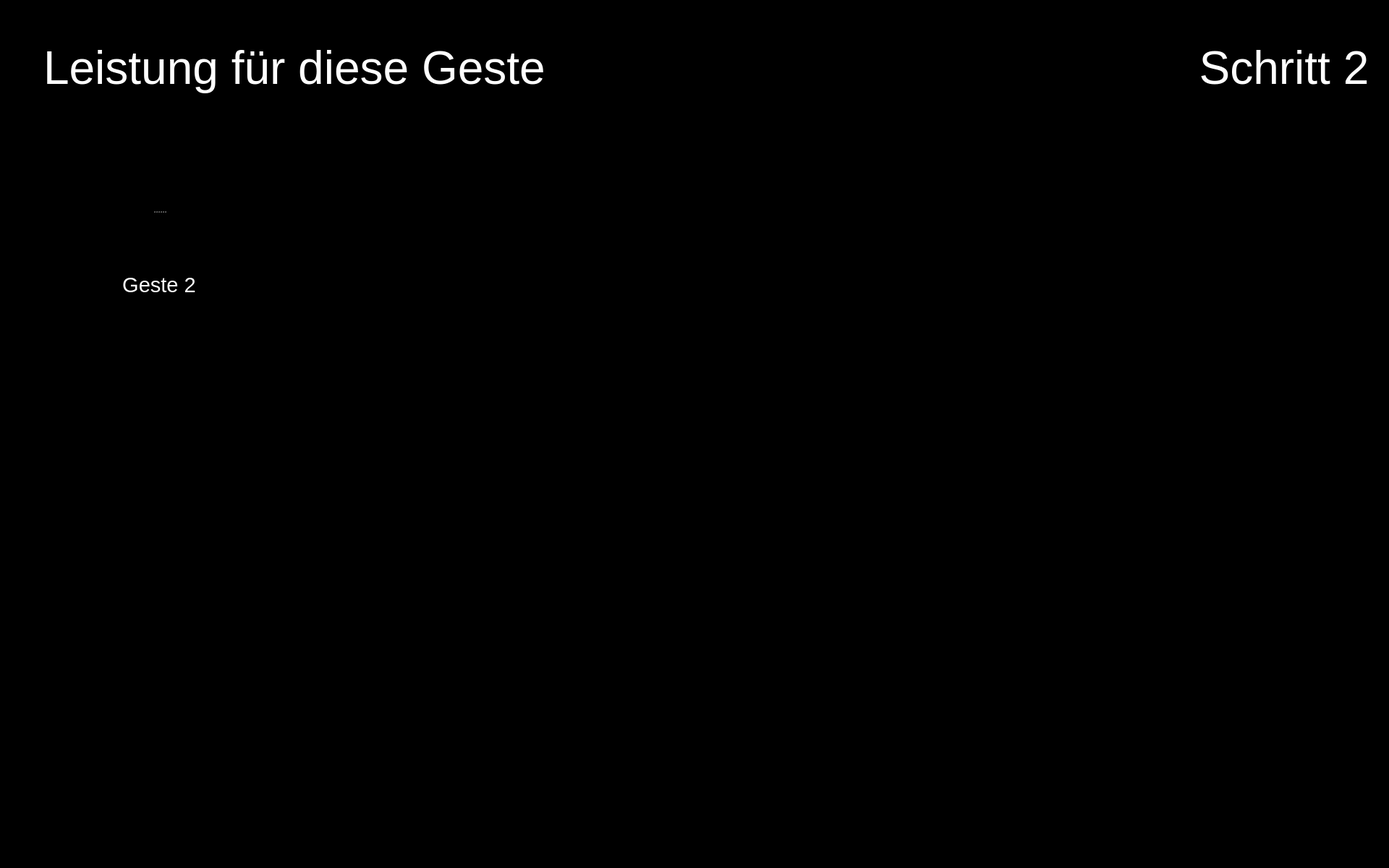
<?xml version="1.0" encoding="UTF-8"?>
<ui version="4.0">
 <class>Form</class>
 <widget class="QWidget" name="Form">
  <property name="geometry">
   <rect>
    <x>0</x>
    <y>0</y>
    <width>1920</width>
    <height>1200</height>
   </rect>
  </property>
  <property name="maximumSize">
   <size>
    <width>1920</width>
    <height>1200</height>
   </size>
  </property>
  <property name="windowTitle">
   <string>Form</string>
  </property>
  <property name="styleSheet">
   <string notr="true">background-color: rgb(0, 0, 0);</string>
  </property>
  <widget class="QPushButton" name="button_nav_left">
   <property name="enabled">
    <bool>true</bool>
   </property>
   <property name="geometry">
    <rect>
     <x>800</x>
     <y>560</y>
     <width>150</width>
     <height>150</height>
    </rect>
   </property>
   <property name="minimumSize">
    <size>
     <width>81</width>
     <height>81</height>
    </size>
   </property>
   <property name="maximumSize">
    <size>
     <width>150</width>
     <height>150</height>
    </size>
   </property>
   <property name="cursor">
    <cursorShape>OpenHandCursor</cursorShape>
   </property>
   <property name="focusPolicy">
    <enum>Qt::WheelFocus</enum>
   </property>
   <property name="contextMenuPolicy">
    <enum>Qt::DefaultContextMenu</enum>
   </property>
   <property name="layoutDirection">
    <enum>Qt::LeftToRight</enum>
   </property>
   <property name="autoFillBackground">
    <bool>false</bool>
   </property>
   <property name="styleSheet">
    <string notr="true"/>
   </property>
   <property name="icon">
    <iconset resource="resources/res.qrc">
     <normaloff>:/buttons/Button Left.svg</normaloff>:/buttons/Button Left.svg</iconset>
   </property>
   <property name="iconSize">
    <size>
     <width>144</width>
     <height>144</height>
    </size>
   </property>
   <property name="autoDefault">
    <bool>false</bool>
   </property>
   <property name="default">
    <bool>false</bool>
   </property>
   <property name="flat">
    <bool>true</bool>
   </property>
  </widget>
  <widget class="QPushButton" name="button_nav_right">
   <property name="enabled">
    <bool>true</bool>
   </property>
   <property name="geometry">
    <rect>
     <x>960</x>
     <y>560</y>
     <width>150</width>
     <height>150</height>
    </rect>
   </property>
   <property name="minimumSize">
    <size>
     <width>81</width>
     <height>81</height>
    </size>
   </property>
   <property name="maximumSize">
    <size>
     <width>150</width>
     <height>150</height>
    </size>
   </property>
   <property name="cursor">
    <cursorShape>OpenHandCursor</cursorShape>
   </property>
   <property name="focusPolicy">
    <enum>Qt::WheelFocus</enum>
   </property>
   <property name="contextMenuPolicy">
    <enum>Qt::DefaultContextMenu</enum>
   </property>
   <property name="layoutDirection">
    <enum>Qt::LeftToRight</enum>
   </property>
   <property name="autoFillBackground">
    <bool>false</bool>
   </property>
   <property name="styleSheet">
    <string notr="true"/>
   </property>
   <property name="icon">
    <iconset resource="resources/res.qrc">
     <normaloff>:/buttons/Button Right.svg</normaloff>:/buttons/Button Right.svg</iconset>
   </property>
   <property name="iconSize">
    <size>
     <width>144</width>
     <height>144</height>
    </size>
   </property>
   <property name="autoDefault">
    <bool>false</bool>
   </property>
   <property name="default">
    <bool>false</bool>
   </property>
   <property name="flat">
    <bool>true</bool>
   </property>
  </widget>
  <widget class="QPushButton" name="button_exit">
   <property name="enabled">
    <bool>true</bool>
   </property>
   <property name="geometry">
    <rect>
     <x>1760</x>
     <y>1040</y>
     <width>150</width>
     <height>150</height>
    </rect>
   </property>
   <property name="minimumSize">
    <size>
     <width>81</width>
     <height>81</height>
    </size>
   </property>
   <property name="maximumSize">
    <size>
     <width>150</width>
     <height>150</height>
    </size>
   </property>
   <property name="cursor">
    <cursorShape>OpenHandCursor</cursorShape>
   </property>
   <property name="focusPolicy">
    <enum>Qt::WheelFocus</enum>
   </property>
   <property name="contextMenuPolicy">
    <enum>Qt::DefaultContextMenu</enum>
   </property>
   <property name="icon">
    <iconset resource="resources/res.qrc">
     <normaloff>:/buttons/Button Exit.svg</normaloff>:/buttons/Button Exit.svg</iconset>
   </property>
   <property name="iconSize">
    <size>
     <width>144</width>
     <height>144</height>
    </size>
   </property>
   <property name="autoDefault">
    <bool>false</bool>
   </property>
   <property name="default">
    <bool>false</bool>
   </property>
   <property name="flat">
    <bool>true</bool>
   </property>
  </widget>
  <widget class="QLabel" name="label_plot_1">
   <property name="geometry">
    <rect>
     <x>490</x>
     <y>180</y>
     <width>850</width>
     <height>340</height>
    </rect>
   </property>
   <property name="maximumSize">
    <size>
     <width>1200</width>
     <height>480</height>
    </size>
   </property>
   <property name="font">
    <font>
     <pointsize>48</pointsize>
    </font>
   </property>
   <property name="styleSheet">
    <string notr="true">color: rgb(255, 255, 255);</string>
   </property>
   <property name="text">
    <string/>
   </property>
   <property name="scaledContents">
    <bool>true</bool>
   </property>
  </widget>
  <widget class="QLabel" name="icon_newbie_1">
   <property name="enabled">
    <bool>true</bool>
   </property>
   <property name="geometry">
    <rect>
     <x>490</x>
     <y>380</y>
     <width>100</width>
     <height>100</height>
    </rect>
   </property>
   <property name="sizePolicy">
    <sizepolicy hsizetype="Preferred" vsizetype="Preferred">
     <horstretch>0</horstretch>
     <verstretch>0</verstretch>
    </sizepolicy>
   </property>
   <property name="maximumSize">
    <size>
     <width>100</width>
     <height>100</height>
    </size>
   </property>
   <property name="text">
    <string/>
   </property>
   <property name="pixmap">
    <pixmap resource="resources/res.qrc">:/img/Icon User.png</pixmap>
   </property>
   <property name="scaledContents">
    <bool>true</bool>
   </property>
  </widget>
  <widget class="QLabel" name="image_step">
   <property name="geometry">
    <rect>
     <x>1650</x>
     <y>170</y>
     <width>250</width>
     <height>250</height>
    </rect>
   </property>
   <property name="font">
    <font>
     <pointsize>48</pointsize>
    </font>
   </property>
   <property name="styleSheet">
    <string notr="true">color: rgb(255, 255, 255);</string>
   </property>
   <property name="text">
    <string/>
   </property>
   <property name="pixmap">
    <pixmap resource="resources/res.qrc">:/detected steps/Detected Step2 Button.png</pixmap>
   </property>
   <property name="alignment">
    <set>Qt::AlignCenter</set>
   </property>
   <property name="wordWrap">
    <bool>true</bool>
   </property>
  </widget>
  <widget class="QLabel" name="icon_expert_1">
   <property name="enabled">
    <bool>true</bool>
   </property>
   <property name="geometry">
    <rect>
     <x>490</x>
     <y>220</y>
     <width>100</width>
     <height>100</height>
    </rect>
   </property>
   <property name="sizePolicy">
    <sizepolicy hsizetype="Preferred" vsizetype="Preferred">
     <horstretch>0</horstretch>
     <verstretch>0</verstretch>
    </sizepolicy>
   </property>
   <property name="maximumSize">
    <size>
     <width>100</width>
     <height>100</height>
    </size>
   </property>
   <property name="text">
    <string/>
   </property>
   <property name="pixmap">
    <pixmap resource="resources/res.qrc">:/img/Icon Expert.png</pixmap>
   </property>
   <property name="scaledContents">
    <bool>true</bool>
   </property>
  </widget>
  <widget class="QLabel" name="icon_reaction_1">
   <property name="enabled">
    <bool>true</bool>
   </property>
   <property name="geometry">
    <rect>
     <x>1400</x>
     <y>250</y>
     <width>200</width>
     <height>200</height>
    </rect>
   </property>
   <property name="sizePolicy">
    <sizepolicy hsizetype="Preferred" vsizetype="Preferred">
     <horstretch>0</horstretch>
     <verstretch>0</verstretch>
    </sizepolicy>
   </property>
   <property name="maximumSize">
    <size>
     <width>200</width>
     <height>200</height>
    </size>
   </property>
   <property name="text">
    <string/>
   </property>
   <property name="scaledContents">
    <bool>true</bool>
   </property>
  </widget>
  <widget class="QLabel" name="label_text_step">
   <property name="geometry">
    <rect>
     <x>1650</x>
     <y>20</y>
     <width>250</width>
     <height>150</height>
    </rect>
   </property>
   <property name="font">
    <font>
     <family>Arial</family>
     <pointsize>48</pointsize>
     <weight>9</weight>
     <italic>false</italic>
     <bold>false</bold>
    </font>
   </property>
   <property name="styleSheet">
    <string notr="true">font: 75 48pt &quot;Arial&quot;;
color: rgb(255, 255, 255);</string>
   </property>
   <property name="text">
    <string>Schritt 2</string>
   </property>
   <property name="textFormat">
    <enum>Qt::RichText</enum>
   </property>
   <property name="alignment">
    <set>Qt::AlignCenter</set>
   </property>
   <property name="wordWrap">
    <bool>true</bool>
   </property>
  </widget>
  <widget class="QSplitter" name="splitter_3">
   <property name="geometry">
    <rect>
     <x>60</x>
     <y>210</y>
     <width>320</width>
     <height>282</height>
    </rect>
   </property>
   <property name="orientation">
    <enum>Qt::Vertical</enum>
   </property>
   <widget class="QLabel" name="image_required_2">
    <property name="maximumSize">
     <size>
      <width>320</width>
      <height>240</height>
     </size>
    </property>
    <property name="text">
     <string/>
    </property>
    <property name="pixmap">
     <pixmap resource="resources/res.qrc">:/img/gesture2.png</pixmap>
    </property>
    <property name="scaledContents">
     <bool>true</bool>
    </property>
   </widget>
   <widget class="QLabel" name="text_required_2">
    <property name="font">
     <font>
      <family>Arial</family>
      <pointsize>22</pointsize>
      <weight>9</weight>
      <italic>false</italic>
      <bold>false</bold>
     </font>
    </property>
    <property name="styleSheet">
     <string notr="true">font: 75 22pt &quot;Arial&quot;;
color: rgb(255, 255, 255);</string>
    </property>
    <property name="text">
     <string>Geste 2</string>
    </property>
    <property name="textFormat">
     <enum>Qt::PlainText</enum>
    </property>
    <property name="alignment">
     <set>Qt::AlignCenter</set>
    </property>
    <property name="wordWrap">
     <bool>true</bool>
    </property>
   </widget>
  </widget>
  <widget class="QLabel" name="label_trouble">
   <property name="geometry">
    <rect>
     <x>60</x>
     <y>20</y>
     <width>1280</width>
     <height>150</height>
    </rect>
   </property>
   <property name="font">
    <font>
     <family>Arial</family>
     <pointsize>48</pointsize>
     <weight>9</weight>
     <italic>false</italic>
     <bold>false</bold>
    </font>
   </property>
   <property name="styleSheet">
    <string notr="true">font: 75 48pt &quot;Arial&quot;;
color: rgb(255, 255, 255);</string>
   </property>
   <property name="text">
    <string>Leistung für diese Geste</string>
   </property>
   <property name="textFormat">
    <enum>Qt::RichText</enum>
   </property>
   <property name="alignment">
    <set>Qt::AlignLeading|Qt::AlignLeft|Qt::AlignVCenter</set>
   </property>
   <property name="wordWrap">
    <bool>true</bool>
   </property>
  </widget>
 </widget>
 <resources>
  <include location="resources/res.qrc"/>
 </resources>
 <connections/>
</ui>
